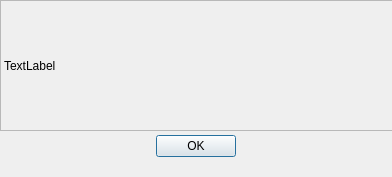
<?xml version="1.0" encoding="UTF-8"?>
<ui version="4.0">
 <class>Dialog</class>
 <widget class="QDialog" name="Dialog">
  <property name="enabled">
   <bool>true</bool>
  </property>
  <property name="geometry">
   <rect>
    <x>0</x>
    <y>0</y>
    <width>392</width>
    <height>177</height>
   </rect>
  </property>
  <property name="acceptDrops">
   <bool>false</bool>
  </property>
  <property name="windowTitle">
   <string>Boarding Actions App - ERROR</string>
  </property>
  <widget class="QDialogButtonBox" name="errorButtonBox">
   <property name="geometry">
    <rect>
     <x>0</x>
     <y>130</y>
     <width>391</width>
     <height>32</height>
    </rect>
   </property>
   <property name="orientation">
    <enum>Qt::Horizontal</enum>
   </property>
   <property name="standardButtons">
    <set>QDialogButtonBox::Ok</set>
   </property>
   <property name="centerButtons">
    <bool>true</bool>
   </property>
  </widget>
  <widget class="QLabel" name="errorLabel">
   <property name="geometry">
    <rect>
     <x>0</x>
     <y>0</y>
     <width>401</width>
     <height>131</height>
    </rect>
   </property>
   <property name="frameShape">
    <enum>QFrame::StyledPanel</enum>
   </property>
   <property name="text">
    <string>TextLabel</string>
   </property>
  </widget>
 </widget>
 <resources/>
 <connections>
  <connection>
   <sender>errorButtonBox</sender>
   <signal>accepted()</signal>
   <receiver>Dialog</receiver>
   <slot>accept()</slot>
   <hints>
    <hint type="sourcelabel">
     <x>248</x>
     <y>254</y>
    </hint>
    <hint type="destinationlabel">
     <x>157</x>
     <y>274</y>
    </hint>
   </hints>
  </connection>
  <connection>
   <sender>errorButtonBox</sender>
   <signal>rejected()</signal>
   <receiver>Dialog</receiver>
   <slot>reject()</slot>
   <hints>
    <hint type="sourcelabel">
     <x>316</x>
     <y>260</y>
    </hint>
    <hint type="destinationlabel">
     <x>286</x>
     <y>274</y>
    </hint>
   </hints>
  </connection>
 </connections>
</ui>
